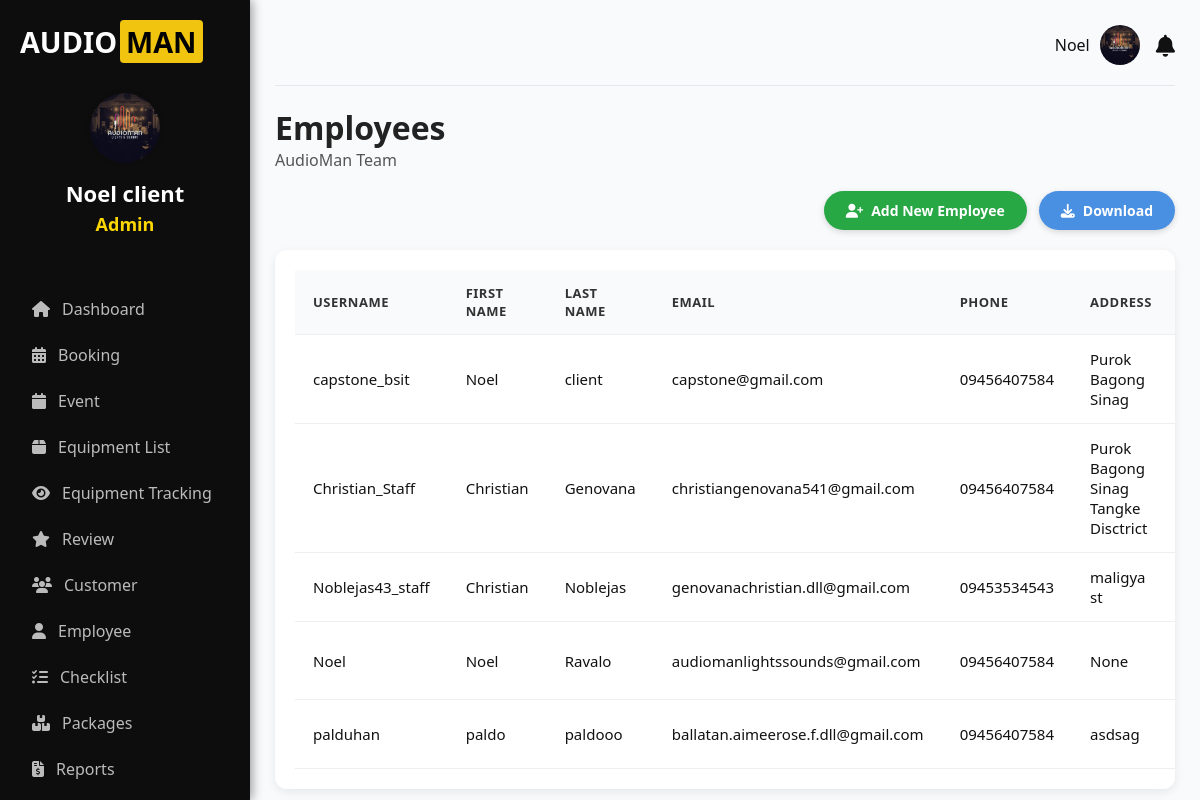
/accounts/employee/ (signed in), run on the app's committed database.
### accounts/models.py (models this page shows, shortened)
class Profile(models.Model):
    user = models.OneToOneField(User, on_delete=models.CASCADE)
    contact_number = models.CharField(max_length=20)
    province = models.CharField(max_length=100)
    city = models.CharField(max_length=100)
    barangay = models.CharField(max_length=100, blank=True, null=True)  # ➕ Added field
    address = models.CharField(max_length=255, blank=True, null=True)
    profile_picture = models.ImageField(upload_to='profile_pictures/', blank=True, null=True)
    requested_admin = models.BooleanField(default=False)

### accounts/views.py (the view)
    def wrapper(request, *args, **kwargs):
        if not request.user.is_authenticated:
            print("User is not authenticated.")  # Debugging line
            return redirect("login")
        if not request.user.is_staff and not request.user.is_superuser:
            print(f"User {request.user.username} does not have admin privileges.")  # Debugging line
            raise PermissionDenied  # User is denied access
        return view_func(request, *args, **kwargs)

### accounts/context_processors.py (called while the page is built)
def notifications_context(request):
    if request.user.is_authenticated:
        notifications = Notification.objects.filter(user=request.user).order_by('-created_at')
        unread_count = notifications.filter(is_read=False).count()
        return {
            'notifications': notifications,
            'notifications_unread_count': unread_count
        }
    return {}

def global_notifications(request):
    if request.user.is_authenticated:
        notifications = Booking.objects.filter(status="Pending")
    else:
        notifications = []
    return {
        'notifications': notifications
    }

def user_notifications(request):
    if request.user.is_authenticated:
        notifications_qs = Notification.objects.filter(user=request.user).order_by('-created_at')
        notifications_unread_count = notifications_qs.filter(is_read=False).count()
        latest_notifications = notifications_qs[:5]
        return {
            'notifications': latest_notifications,
            'notifications_unread_count': notifications_unread_count,
        }
    return {
        'notifications': [],
        'notifications_unread_count': 0,
    }

### accounts/views.py (called while the page is built)
def admin_only(view_func):
    def wrapper(request, *args, **kwargs):
        if not request.user.is_authenticated:
            print("User is not authenticated.")  # Debugging line
            return redirect("login")
        if not request.user.is_staff and not request.user.is_superuser:
            print(f"User {request.user.username} does not have admin privileges.")  # Debugging line
            raise PermissionDenied  # User is denied access
        return view_func(request, *args, **kwargs)
    return wrapper

@login_required
@admin_only
def employee(request):
    employees = Profile.objects.filter(user__is_staff=True)  # Only current admins
    bookings = Booking.objects.all()
    notifications_qs = bookings.filter(status="Processing").order_by('-created_at')[:5]
    notifications = [
        f"📌 New booking from {b.full_name} on {DateFormat(b.event_date).format('M d, Y')}"
        for b in notifications_qs
    ]
    return render(request, 'client/employee.html', {
        'employees': employees,
        'notifications': notifications,  # Pass notifications to the template
    })

### accounts/templates/client/employee.html (shortened to what this page needs)
{% extends 'client-base.html' %}
{% block content %}
<div class="dashboard-header tracking">
  <h1>Employees</h1>
  <p>AudioMan Team</p>
</div>
<div class="action-wrapper">
  <a href="{% url 'add_employee' %}" class="btn-action add-btn">
    <i class="fas fa-user-plus"></i> Add New Employee
  </a>
  <a href="{% url 'download_employees' %}" class="btn-action download-btn">
    <i class="fas fa-download"></i> Download
  </a>
</div>
<div class="table-container">
  <table>
    <thead>
      <tr>
        <th>Username</th>
        <th>First Name</th>
        <th>Last Name</th>
        <th>Email</th>
        <th>Phone</th>
        <th>Address</th>
        <th>Province</th>
      </tr>
    </thead>
    <tbody>
      {% for profile in employees %}
      <tr>
        <td>{{ profile.user.username }}</td>
        <td>{{ profile.user.first_name }}</td>
        <td>{{ profile.user.last_name }}</td>
        <td>{{ profile.user.email }}</td>
        <td>{{ profile.contact_number }}</td>
        <td>{{ profile.address }}</td>
        <td>{{ profile.province }}</td>
      </tr>
      {% empty %}
      <tr>
        <td colspan="9" style="text-align:center; padding:30px; color: #666;">
          <i class="fas fa-info-circle"></i> No employees found. Click "Add New Employee" to register staff.
        </td>
      </tr>
      {% endfor %}
    </tbody>
  </table>
</div>
{% endblock %}

### accounts/templates/client-base.html (shortened to what this page needs)
{% load static %}
<!DOCTYPE html>
<html lang="en">
<head>
  <link rel="stylesheet" href="https://cdnjs.cloudflare.com/ajax/libs/font-awesome/6.5.0/css/all.min.css" />
</head>
<body>
  <div class="container">
    <aside class="sidebar" id="sidebar">
      <div class="logo">
        <span class="text-white">AUDIO</span><span class="text-yellow">MAN</span>
      </div>
      <div class="user">
        <div class="avatar">
          <img
            src="{% if request.user.profile.profile_picture %}{{ request.user.profile.profile_picture.url }}{% else %}{% static 'images/user1.jpg' %}{% endif %}"
            alt="Avatar Icon"
            class="avatar-img"
            style="width: 70px; height: 70px; border-radius: 50%; object-fit: cover;"
          />
        </div>
        <h3 class="owner-name" style="font-size: 22px; font-weight: 700;">
          {{ request.user.get_full_name }}
        </h3>
        <p class="owner-role" style="font-size: 18px; font-weight: 600; color: #ffd700;">
          {% if request.user.is_superuser %}
            Admin
          {% elif request.user.is_staff %}
            Staff
          {% else %}
            Owner
          {% endif %}
        </p>
      </div>
     <nav class="nav">
    {% if user.is_staff and not user.is_superuser %}
        <a href="{% url 'checklist' %}"><i class="fas fa-list-check"></i> Checklist</a>
    {% else %}
        <a href="{% url 'dashboard' %}"><i class="fas fa-home"></i> Dashboard</a>
        <a href="{% url 'booking' %}"><i class="fas fa-calendar-alt"></i> Booking</a>
        <a href="{% url 'event' %}"><i class="fas fa-calendar"></i> Event</a>
        <a href="{% url 'equipment' %}"><i class="fas fa-box"></i> Equipment List</a>
        <a href="{% url 'tracking' %}"><i class="fas fa-eye"></i> Equipment Tracking</a>
        <a href="{% url 'reviews' %}"><i class="fas fa-star"></i> Review</a>
        <a href="{% url 'customer' %}"><i class="fas fa-users"></i> Customer</a>
        <a href="{% url 'employee' %}"><i class="fas fa-user"></i> Employee</a>
        <a href="{% url 'checklist' %}"><i class="fas fa-list-check"></i> Checklist</a>
        <a href="{% url 'package_list' %}"><i class="fas fa-boxes"></i> Packages</a>
        <a href="{% url 'reports_page' %}"><i class="fas fa-file-invoice-dollar"></i> Reports</a>
    {% endif %}
</nav>
    </aside>
<main class="main">
  <div class="topbar">
    <div class="topbar-right">
      <div class="user-info" id="topbarDropdownToggle">
        <span>{{ request.user.first_name }}</span>
        <img
          src="{% if request.user.profile.profile_picture %}{{ request.user.profile.profile_picture.url }}{% else %}{% static 'images/profile-icon.png' %}{% endif %}"
          alt="User Avatar"
        />
      </div>
      <div class="notification" id="notifToggle">
        <i class="fas fa-bell"></i>
      </div>
    </div>
  </div>
  {% block content %}{% endblock %}
</main>
</body>
</html>

### accounts/templates/client-base.html (style rules this page uses)
* { margin: 0; padding: 0; box-sizing: border-box; }
body { font-family: 'Segoe UI', Arial, sans-serif; background: #f9fafb; color: #111; display: flex; height: 100vh; overflow: hidden; transition: background 0.3s, color 0.3s; }
.container { display: flex; width: 100%; }
.sidebar { background: #0d0d0d; color: #fff; width: 250px; padding: 20px; display: flex; flex-direction: column; height: 100vh; position: fixed; transition: background 0.3s; box-shadow: 2px 0 10px rgba(0,0,0,0.4); }
.logo { font-size: 24px; font-weight: bold; margin-bottom: 30px; display: flex; align-items: center; font-size: 1.8rem; }
.logo .text-white { color: white; }
.logo .text-yellow { background-color: #f1c40f; color: #000; padding: 2px 6px; border-radius: 4px; margin-left: 3px; font-weight: bold; }
.user { text-align: center; margin-bottom: 30px; }
.avatar img.avatar-img { width: 80px; height: 80px; border-radius: 50%; object-fit: cover; margin: 0 auto 10px; border: none; background: none; box-shadow: 0 0 4px rgba(0,0,0,0.2); }
.owner-name { color: #fff; font-size: 18px; font-weight: 600; margin-bottom: 4px; }
.owner-role { color: #ccc; font-size: 14px; }
.nav { margin-top: 20px; }
.nav a { display: flex; align-items: center; gap: 12px; padding: 12px; color: #bbb; text-decoration: none; border-radius: 8px; transition: all 0.3s ease; font-weight: 500; }
.main { flex-grow: 1; padding: 25px; margin-left: 250px; overflow-y: auto; transition: background 0.3s, color 0.3s; }
.topbar { display: flex; justify-content: flex-end; align-items: center; padding-bottom: 20px; border-bottom: 1px solid #e5e7eb; margin-bottom: 20px; }
.topbar-right { display: flex; align-items: center; gap: 16px; }
.notification { position: relative; font-size: 18px; cursor: pointer; }
.user-info { position: relative; display: flex; align-items: center; gap: 10px; cursor: pointer; }
.user-info img { width: 40px; height: 40px; border-radius: 50%; object-fit: cover; }
.notification { position: relative; font-size: 22px; cursor: pointer; }

### accounts/templates/client/employee.html (style rules this page uses)
.dashboard-header { margin-bottom: 20px; }
.dashboard-header h1 { font-size: 32px; font-weight: 700; color: #222; }
.dashboard-header p { font-size: 16px; color: #555; }
.action-wrapper { display: flex; justify-content: flex-end; gap: 12px; margin-bottom: 20px; }
.btn-action { text-decoration: none; padding: 10px 22px; border-radius: 25px; font-weight: 600; font-size: 14px; display: inline-flex; align-items: center; gap: 8px; transition: all 0.3s ease; box-shadow: 0 2px 6px rgba(0,0,0,0.15); border: none; cursor: pointer; }
.add-btn { background: #28a745; color: #fff; }
.download-btn { background: #4a90e2; color: #fff; }
.table-container { background: #fff; border-radius: 12px; padding: 20px; box-shadow: 0 3px 10px rgba(0,0,0,0.08); overflow-x: auto; }
table { width: 100%; border-collapse: collapse; font-size: 15px; }
table th, table td { padding: 14px 18px; text-align: left; border-bottom: 1px solid #eee; }
table th { background: #f9fafb; font-weight: 700; color: #333; text-transform: uppercase; font-size: 13px; letter-spacing: 0.5px; }

### data on the page
Profile: user.username "capstone_bsit", user.first_name "Noel", user.last_name "client", user.email "capstone@gmail.com", contact_number "09456407584", address "Purok Bagong Sinag"
Profile: user.username "Christian_Staff", user.first_name "Christian", user.last_name "Genovana", user.email "christiangenovana541@gmail.com", contact_number "09456407584", address "Purok Bagong Sinag Tangke Disctrict"
Profile: user.username "Noblejas43_staff", user.first_name "Christian", user.last_name "Noblejas", user.email "genovanachristian.dll@gmail.com", contact_number "09453534543", address "maligya st"
Profile: user.username "Noel", user.first_name "Noel", user.last_name "Ravalo", user.email "audiomanlightssounds@gmail.com", contact_number "09456407584", address "None"
Profile: user.username "palduhan", user.first_name "paldo", user.last_name "paldooo", user.email "ballatan.aimeerose.f.dll@gmail.com", contact_number "09456407584", address "asdsag"

### other printed values
{{ request.user.get_full_name }} "Noel client"
{{ request.user.first_name }} "Noel"
